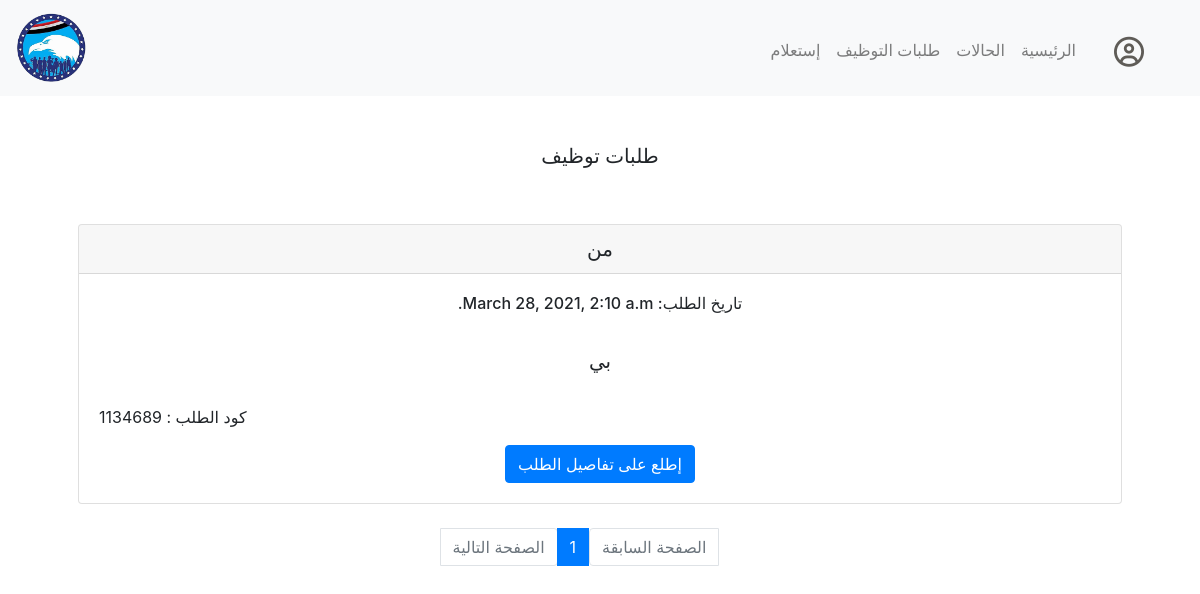
Screenshot of /ongoingjobs (signed in) with the database file from the repository.
### inhouse/models.py (models this page shows)
class Jobs(models.Model):
    jobCode = models.CharField(max_length=12)
    jobPersonaId = models.ForeignKey(Person, on_delete=models.CASCADE, related_name="applicants")
    jobDate = models.DateTimeField()
    jobStatus = models.CharField(max_length=20)
    jobUniversity = models.CharField(max_length=64)
    jobEduMajor = models.CharField(max_length=64)
    jobExtraDetails = models.TextField(blank=True)
    JobResponsible = models.ForeignKey(settings.AUTH_USER_MODEL, on_delete=models.CASCADE, related_name="hr")
    jobCV = models.FileField()

### inhouse/views.py (the view)
# urls.py: path("ongoingjobs", views.ongoingjobs, name="ongoingjobs"),
def ongoingjobs(request):
    if not request.user.is_authenticated:
        return HttpResponseRedirect(reverse("login"))
    cases_list = Jobs.objects.all().order_by('-id')
    paginator = Paginator(cases_list, 5)
    try:
        page = int(request.GET.get('page', '1'))
    except:
        page = 1
    try:
        cases = paginator.page(page)
    except(EmptyPage, InvalidPage):
        cases = paginator.page(paginator.num_pages)
    return render(request, "inhouse/ongoingjobs.html", {
        "cases" : cases
    })

### inhouse/templates/inhouse/ongoingjobs.html (shortened to what this page needs)
{% extends "inhouse/layout.html" %}
{% block main %}
{% if cases %}
<h5>طلبات توظيف</h5>
        {% for case in cases.object_list %}
        {% if case.jobStatus == 'ongoing' %}
        <br><br>
        <div class="card">
            <h5 class="card-header">{{case.jobEduMajor}}</h5>
            <div class="card-body">
              <h6 dir="rtl" class="card-title">تاريخ الطلب: {{case.jobDate}}</h6>
              <br>
              <h5 class="card-text">{{ case.jobExtraDetails|linebreaksbr }}</h5>
              <br>
              <p class="text-left"> كود الطلب : {{case.jobCode}}</p>
              <a href="{% url 'case' case.jobCode %}" class="btn btn-primary">إطلع على تفاصيل الطلب</a>
            </div>
          </div>
        {% endif %}
        {% endfor %}
{% else %}
<h5>لا يوجد طلبات جديدة</h5>
{% endif %}
<br>
<nav aria-label="Page navigation example ">
    <ul dir="rtl" class="pagination justify-content-center">
       {% if cases.has_previous %}
      <li class="page-item"><a class="page-link" href="?page={{ cases.previous_page_number}}">الصفحة السابقة</a></li>
      {% else %}
      <li class="page-item disabled"><a class="page-link disabled" aria-disabled="true" href="#">الصفحة السابقة</a></li>
      {% endif %}
      {% for pg in cases.paginator.page_range %}
      {% if cases.number == pg %}
      <li class="page-item active"><a class="page-link" href="?page={{pg}}">{{pg}}</a></li>
      {% else %}
      <li class="page-item"><a class="page-link" href="?page={{pg}}">{{pg}}</a></li>
      {% endif %}
      {% endfor %}
      {% if cases.has_next %}
      <li class="page-item"><a class="page-link" href="?page={{ cases.next_page_number}}">الصفحة التالية</a></li>
      {% else %}
      <li class="page-item disabled"><a class="page-link disabled" aria-disabled="true" href="#">الصفحة التالية</a></li>
      {% endif %}
    </ul>
  </nav>
{% endblock %}

### rows the page displays
Jobs: jobEduMajor "من", jobDate "March 28, 2021, 2:10 a.m.", jobExtraDetails "بي", jobCode "1134689"

### other values shown
{{ pg }} "1"
